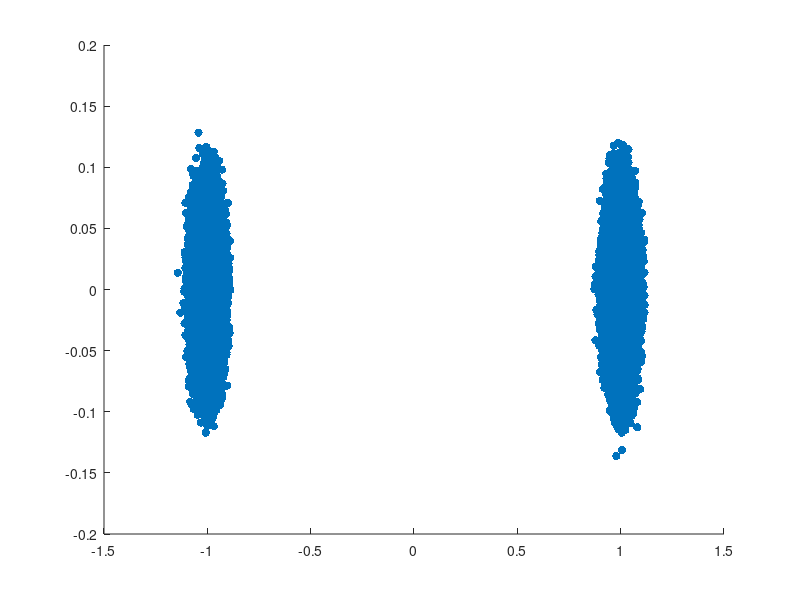

Write MATLAB code to recreate this figure. (Note: this script raises an error after producing the figure.)
rng(0);


% ####################
% ### Task 1: P_rx ###
% ####################
fprintf('####################\n');
fprintf('### Task 1: P_rx ###\n');
fprintf('####################\n\n');

function [P_rx_W, P_rx_dBm] = ...
    calculate_received_power(d)
    % Constants
    c = 3e8; % Speed of light (m/s)

    % Tx Parameters
    f = 2.4e9; % Frequency (Hz)
    P_tx_dBm = 10; % Transmit power (dBm)
    P_tx = 10^(P_tx_dBm / 10) * 1e-3; % Transmit power (W)
    G_tx = 1; % Transmit antenna gain

    % Rx Parameters
    G_rx = 1; % Receive antenna gain

    % Calculate the wavelength
    lambda = c / f;

    % Received Power (dBm)
    P_rx_dBm = P_tx_dBm + 10 * log10(G_tx) + ...
        10 * log10(G_rx) + ...
        20 * log10(lambda / (4 * pi * d));

    % Convert dBm to Watts
    P_rx_W = 10^(P_rx_dBm / 10) * 1e-3;
end

d = 100; % Distance in meters
[P_rx_W, P_rx_dBm] = calculate_received_power(d);
fprintf('At a distance of %f meters, the received power is %e W (%f dBm).\n\n', d, P_rx_W, P_rx_dBm);

% ##################################
% ### Task 2: Channel Generation ###
% ##################################
fprintf('##################################\n');
fprintf('### Task 2: Channel Generation ###\n');
fprintf('##################################\n\n');
function [h] = generate_channel()
    % get a, b from a Gaussian normal distribution
    a = randn;
    b = randn;

    % generate h
    h = a + 1i * b;
end
function [h_scaled] = generate_scaled_channel(P_rx_W)
    h = generate_channel();
    scale_factor = sqrt(P_rx_W / abs(h)^2);
    h_scaled = h * scale_factor;
end
h_scaled = generate_scaled_channel(P_rx_W);
fprintf('The scaled channel is: %e + %ei.\n\n', real(h_scaled), imag(h_scaled));

% ##########################
% ### Task 3: Modulation ###
% ##########################
fprintf('##########################\n');
fprintf('### Task 3: Modulation ###\n');
fprintf('##########################\n\n');
function [random_bits] = generate_random_bits(N)
    random_bits = randi([0, 1], 1, N);
end

function [symbols] = BPSK_modulate(bits)
    symbols = 2 * bits - 1;

    % Normalize symbols
    expected_power = abs(-1)^2 * 0.5 + abs(1)^2 * 0.5;
    symbols = symbols / sqrt(expected_power);
end

function [symbols] = QPSK_modulate(bits)
    N = length(bits);
    symbols = zeros(1, N/2);
    for i = 1:2:N
        if bits(i) == 0 && bits(i+1) == 0
            symbols((i+1)/2) = 1 + 1i;
        elseif bits(i) == 0 && bits(i+1) == 1
            symbols((i+1)/2) = -1 + 1i;
        elseif bits(i) == 1 && bits(i+1) == 0
            symbols((i+1)/2) = 1 - 1i;
        else
            symbols((i+1)/2) = -1 - 1i;
        end
    end

    % Normalize symbols
    expected_power = abs(1 + 1i)^2;
    symbols = symbols / sqrt(expected_power);
end

function [symbols] = QAM16_modulate(bits)
    N = length(bits);
    symbols = zeros(1, N/4);
    
    for i = 1:4:N
        % Initialize real and imaginary parts
        real_part = 0;
        imag_part = 0;

        % Determine real part
        if bits(i) == 0 && bits(i+1) == 0
            real_part = -3;
        elseif bits(i) == 0 && bits(i+1) == 1
            real_part = -1;
        elseif bits(i) == 1 && bits(i+1) == 1
            real_part = 1;
        else % bits(i) == 1 && bits(i+1) == 0
            real_part = 3;
        end

        % Determine imaginary part
        if bits(i+2) == 0 && bits(i+3) == 0
            imag_part = 3;
        elseif bits(i+2) == 0 && bits(i+3) == 1
            imag_part = 1;
        elseif bits(i+2) == 1 && bits(i+3) == 1
            imag_part = -1;
        else % bits(i+2) == 1 && bits(i+3) == 0
            imag_part = -3;
        end

        % Store symbol
        symbols((i+3)/4) = real_part + 1i * imag_part;
    end

    % Normalize symbols
    expected_power = ( ...
        abs(-3 + 3i)^2 * 4 + ...
        abs(-3 + 1i)^2 * 8 + ...
        abs(-1 + 1i)^2 * 4 ...
    ) / 16;
    symbols = symbols / sqrt(expected_power);
end

function [symbols] = QAM64_modulate(bits)
    N = length(bits);
    symbols = zeros(1, N/6);

    for i=1:6:N
        % Initialize real and imaginary parts
        real_part = 0;
        imag_part = 0;

        % Determine real part
        if bits(i:i+2) == [0 0 0]
            real_part = -7;
        elseif bits(i:i+2) == [0 0 1]
            real_part = -5;
        elseif bits(i:i+2) == [0 1 1]
            real_part = -3;
        elseif bits(i:i+2) == [0 1 0]
            real_part = -1;
        elseif bits(i:i+2) == [1 1 0]
            real_part = 1;
        elseif bits(i:i+2) == [1 1 1]
            real_part = 3;
        elseif bits(i:i+2) == [1 0 1]
            real_part = 5;
        else % bits(i:i+2) == [1 0 0]
            real_part = 7;
        end

        % Determine imaginary part
        if bits(i+3:i+5) == [0 0 0]
            imag_part = 7;
        elseif bits(i+3:i+5) == [0 0 1]
            imag_part = 5;
        elseif bits(i+3:i+5) == [0 1 1]
            imag_part = 3;
        elseif bits(i+3:i+5) == [0 1 0]
            imag_part = 1;
        elseif bits(i+3:i+5) == [1 1 0]
            imag_part = -1;
        elseif bits(i+3:i+5) == [1 1 1]
            imag_part = -3;
        elseif bits(i+3:i+5) == [1 0 1]
            imag_part = -5;
        else % bits(i+3:i+5) == [1 0 0]
            imag_part = -7;
        end

        % Store symbol
        symbols((i+5)/6) = real_part + 1i * imag_part;
    end

    % Normalize symbols
    sample_symbols = zeros(1, 64);
    for i = 1:8
        for j = 1:8
            sample_symbols((i-1)*8 + j) = (2*i - 9) + 1i * (2*j - 9);
        end
    end
    expected_power = sum(abs(sample_symbols).^2) / 64;
    symbols = symbols / sqrt(expected_power);
end

function [average_power] = calculate_average_power(symbols)
    average_power = mean(abs(symbols).^2);
end

N = 300000; % Number of bits
bits = generate_random_bits(N);
symbols_BPSK = BPSK_modulate(bits);
symbols_QPSK = QPSK_modulate(bits);
symbols_QAM16 = QAM16_modulate(bits);
symbols_QAM64 = QAM64_modulate(bits);

fprintf('First 12 bits of the random bits: %s\n', num2str(bits(1:12)));
fprintf('First 12 BPSK symbols: %s\n', num2str(symbols_BPSK(1:12)));
fprintf('First 6 QPSK symbols: %s\n', num2str(symbols_QPSK(1:6)));
fprintf('First 3 QAM16 symbols: %s\n', num2str(symbols_QAM16(1:3)));
fprintf('First 2 QAM64 symbols: %s\n\n', num2str(symbols_QAM64(1:2)));

average_power_BPSK = calculate_average_power(symbols_BPSK);
average_power_QPSK = calculate_average_power(symbols_QPSK);
average_power_QAM16 = calculate_average_power(symbols_QAM16);
average_power_QAM64 = calculate_average_power(symbols_QAM64);

% #####################################
% ### Task 4: Transmit over the Air ###
% #####################################
fprintf('#####################################\n');
fprintf('### Task 4: Transmit over the Air ###\n');
fprintf('#####################################\n\n');
function [noise] = generate_noise(N, noise_power_dBm)
    noise_power_W = 10^(noise_power_dBm / 10) * 1e-3;
    noise = zeros(1, N);
    for i = 1:N
        a = randn * sqrt(noise_power_W / 2);
        b = randn * sqrt(noise_power_W / 2);
        noise(i) = a + 1i * b;
    end
end

function [received_symbols] = transmit_symbol(symbols, h, noise)
    K = length(symbols);
    received_symbols = h * symbols + noise(1:K);
end

noise_power_dBm = -90; % Noise power in dBm
noise_power_W = 10^(noise_power_dBm / 10) * 1e-3;
noise = generate_noise(N, noise_power_dBm);

received_symbols_BPSK = transmit_symbol(symbols_BPSK, h_scaled, noise);
received_symbols_QPSK = transmit_symbol(symbols_QPSK, h_scaled, noise);
received_symbols_QAM16 = transmit_symbol(symbols_QAM16, h_scaled, noise);
received_symbols_QAM64 = transmit_symbol(symbols_QAM64, h_scaled, noise);

fprintf('First 3 received BPSK symbols: %s\n', num2str(received_symbols_BPSK(1:3)));
fprintf('First 3 received QPSK symbols: %s\n', num2str(received_symbols_QPSK(1:3)));
fprintf('First 3 received QAM16 symbols: %s\n', num2str(received_symbols_QAM16(1:3)));
fprintf('First 3 received QAM64 symbols: %s\n\n', num2str(received_symbols_QAM64(1:3)));

% #######################################
% ### Task 5: Decode and Demodulation ###
% #######################################
fprintf('#######################################\n');
fprintf('### Task 5: Decode and Demodulation ###\n');
fprintf('#######################################\n\n');
function [bits, symbols] = BPSK_demodulate(received_symbols, h)
    symbols = received_symbols / h;
    bits = symbols > 0;
end

function [bits, symbols] = QPSK_demodulate(received_symbols, h)
    symbols = received_symbols / h;
    bits = zeros(1, 2 * length(symbols));
    for i = 1:length(symbols)
        if imag(symbols(i)) > 0
            bits(2*i - 1) = 0;
        else
            bits(2*i - 1) = 1;
        end

        if real(symbols(i)) > 0
            bits(2*i) = 0;
        else
            bits(2*i) = 1;
        end
    end
end

function [bits, symbols] = QAM16_demodulate(received_symbols, h)
    symbols = received_symbols / h;
    constellations = [ ...
        -3+3i, -1+3i, 1+3i, 3+3i, ...
        -3+1i, -1+1i, 1+1i, 3+1i, ...
        -3-1i, -1-1i, 1-1i, 3-1i, ...
        -3-3i, -1-3i, 1-3i, 3-3i ...
    ];
    normalized_constellations = constellations / sqrt(mean(abs(constellations).^2));
    bits_of_constellations = [ ...
        0 0 0 0; 0 1 0 0; 1 1 0 0; 1 0 0 0; ...
        0 0 0 1; 0 1 0 1; 1 1 0 1; 1 0 0 1; ...
        0 0 1 1; 0 1 1 1; 1 1 1 1; 1 0 1 1; ...
        0 0 1 0; 0 1 1 0; 1 1 1 0; 1 0 1 0 ...
    ];
    bits = zeros(1, 4 * length(symbols));
    for i = 1:length(symbols)
        distances = abs(symbols(i) - normalized_constellations);
        [~, index] = min(distances);
        bits((i-1)*4 + 1:i*4) = bits_of_constellations(index, :);
    end
end

function [bits, symbols] = QAM64_demodulate(received_symbols, h)
    symbols = received_symbols / h;
    constellations = zeros(1, 64);
    for i = 1:8
        for j = 1:8
            constellations((i-1)*8 + j) = (2*i - 9) + 1i * (-2*j + 9);
        end
    end
    normalized_constellations = constellations / sqrt(mean(abs(constellations).^2));
    bits_of_constellations = zeros(64, 6);
    gray_code = [0 0 0; 0 0 1; 0 1 1; 0 1 0; 1 1 0; 1 1 1; 1 0 1; 1 0 0];
    for i = 1:8
        for j = 1:8
            bitsI = gray_code(i, :);
            bitsQ = gray_code(j, :);
            bits_of_constellations((i-1)*8 + j, :) = [bitsI bitsQ];
        end
    end
    bits = zeros(1, 6 * length(symbols));
    for i = 1:length(symbols)
        distances = abs(symbols(i) - normalized_constellations);
        [~, index] = min(distances);
        bits((i-1)*6 + 1:i*6) = bits_of_constellations(index, :);
    end
end

[bits_BPSK, symbols_BPSK_prime] = BPSK_demodulate(received_symbols_BPSK, h_scaled);
[bits_QPSK, symbols_QPSK_prime] = QPSK_demodulate(received_symbols_QPSK, h_scaled);
[bits_QAM16, symbols_QAM16_prime] = QAM16_demodulate(received_symbols_QAM16, h_scaled);
[bits_QAM64, symbols_QAM64_prime] = QAM64_demodulate(received_symbols_QAM64, h_scaled);

fprintf('First 10 demodulated BPSK bits: %s\n', num2str(bits_BPSK(1:10)));
fprintf('First 10 demodulated QPSK bits: %s\n', num2str(bits_QPSK(1:10)));
fprintf('First 10 demodulated QAM16 bits: %s\n', num2str(bits_QAM16(1:10)));
fprintf('First 10 demodulated QAM64 bits: %s\n\n', num2str(bits_QAM64(1:10)));

% #############################
% ### Task 6: Calculate SNR ###
% #############################
fprintf('#############################\n');
fprintf('### Task 6: Calculate SNR ###\n');
fprintf('#############################\n\n');
empirical_noise_BPSK = symbols_BPSK_prime - symbols_BPSK;
empirical_noise_QPSK = symbols_QPSK_prime - symbols_QPSK;
empirical_noise_QAM16 = symbols_QAM16_prime - symbols_QAM16;
empirical_noise_QAM64 = symbols_QAM64_prime - symbols_QAM64;

average_power_empirical_noise_BPSK_W = mean(abs(empirical_noise_BPSK).^2);
average_power_empirical_noise_QPSK_W = mean(abs(empirical_noise_QPSK).^2);
average_power_empirical_noise_QAM16_W = mean(abs(empirical_noise_QAM16).^2);
average_power_empirical_noise_QAM64_W = mean(abs(empirical_noise_QAM64).^2);
fprintf('Average power of BPSK empirical noise: %e W.\n', average_power_empirical_noise_BPSK_W);
fprintf('Average power of QPSK empirical noise: %e W.\n', average_power_empirical_noise_QPSK_W);
fprintf('Average power of QAM16 empirical noise: %e W.\n', average_power_empirical_noise_QAM16_W);
fprintf('Average power of QAM64 empirical noise: %e W.\n\n', average_power_empirical_noise_QAM64_W);

average_power_empirical_noise_BPSK_dBm = 10 * log10(average_power_empirical_noise_BPSK_W * 1e3);
average_power_empirical_noise_QPSK_dBm = 10 * log10(average_power_empirical_noise_QPSK_W * 1e3);
average_power_empirical_noise_QAM16_dBm = 10 * log10(average_power_empirical_noise_QAM16_W * 1e3);
average_power_empirical_noise_QAM64_dBm = 10 * log10(average_power_empirical_noise_QAM64_W * 1e3);
fprintf('Average power of BPSK empirical noise: %f dBm.\n', average_power_empirical_noise_BPSK_dBm);
fprintf('Average power of QPSK empirical noise: %f dBm.\n', average_power_empirical_noise_QPSK_dBm);
fprintf('Average power of QAM16 empirical noise: %f dBm.\n', average_power_empirical_noise_QAM16_dBm);
fprintf('Average power of QAM64 empirical noise: %f dBm.\n\n', average_power_empirical_noise_QAM64_dBm);

SNR_BPSK_W = average_power_BPSK / average_power_empirical_noise_BPSK_W;
SNR_QPSK_W = average_power_QPSK / average_power_empirical_noise_QPSK_W;
SNR_QAM16_W = average_power_QAM16 / average_power_empirical_noise_QAM16_W;
SNR_QAM64_W = average_power_QAM64 / average_power_empirical_noise_QAM64_W;
fprintf('SNR of BPSK: %f.\n', SNR_BPSK_W);
fprintf('SNR of QPSK: %f.\n', SNR_QPSK_W);
fprintf('SNR of QAM16: %f.\n', SNR_QAM16_W);
fprintf('SNR of QAM64: %f.\n\n', SNR_QAM64_W);

SNR_BPSK_dB = 10 * log10(SNR_BPSK_W);
SNR_QPSK_dB = 10 * log10(SNR_QPSK_W);
SNR_QAM16_dB = 10 * log10(SNR_QAM16_W);
SNR_QAM64_dB = 10 * log10(SNR_QAM64_W);
fprintf('SNR of BPSK: %f dB.\n', SNR_BPSK_dB);
fprintf('SNR of QPSK: %f dB.\n', SNR_QPSK_dB);
fprintf('SNR of QAM16: %f dB.\n', SNR_QAM16_dB);
fprintf('SNR of QAM64: %f dB.\n\n', SNR_QAM64_dB);

theoretical_SNR_W = P_rx_W - noise_power_W;
theoretical_SNR_dB = 10 * log10(theoretical_SNR_W);
fprintf('Theoretical SNR: %e W (%f dB).\n\n', theoretical_SNR_W, theoretical_SNR_dB);

% ####################################
% ### Task 7: Calculate Throughput ###
% ####################################
fprintf('####################################\n');
fprintf('### Task 7: Calculate Throughput ###\n');
fprintf('####################################\n\n');
function [PDR] = calculate_PDR(bits, bits_prime, pkt_size_bit)
    N = length(bits);
    errors = bits ~= bits_prime;
    success_pkt = 0;
    for i = 1:pkt_size_bit:N
        if sum(errors(i:i+pkt_size_bit-1)) == 0
            success_pkt = success_pkt + 1;
        end
    end
    PDR = success_pkt / (N / pkt_size_bit);
end

sample_duration_s = 3.2e-6;
pkt_size_byte = 500;
pkt_size_bit = pkt_size_byte * 8;
empirical_bit_err_rate_BPSK = sum(bits_BPSK ~= bits) / N;
empirical_bit_err_rate_QPSK = sum(bits_QPSK ~= bits) / N;
empirical_bit_err_rate_QAM16 = sum(bits_QAM16 ~= bits) / N;
empirical_bit_err_rate_QAM64 = sum(bits_QAM64 ~= bits) / N;
fprintf('Empirical bit error rate of BPSK: %e.\n', empirical_bit_err_rate_BPSK);
fprintf('Empirical bit error rate of QPSK: %e.\n', empirical_bit_err_rate_QPSK);
fprintf('Empirical bit error rate of QAM16: %e.\n', empirical_bit_err_rate_QAM16);
fprintf('Empirical bit error rate of QAM64: %e.\n\n', empirical_bit_err_rate_QAM64);

theoretical_PDR_BPSK = (1 - empirical_bit_err_rate_BPSK) ^ pkt_size_bit;
theoretical_PDR_QPSK = (1 - empirical_bit_err_rate_QPSK) ^ pkt_size_bit;
theoretical_PDR_QAM16 = (1 - empirical_bit_err_rate_QAM16) ^ pkt_size_bit;
theoretical_PDR_QAM64 = (1 - empirical_bit_err_rate_QAM64) ^ pkt_size_bit;
fprintf('Theoretical packet delivery rate of BPSK: %e.\n', theoretical_PDR_BPSK);
fprintf('Theoretical packet delivery rate of QPSK: %e.\n', theoretical_PDR_QPSK);
fprintf('Theoretical packet delivery rate of QAM16: %e.\n', theoretical_PDR_QAM16);
fprintf('Theoretical packet delivery rate of QAM64: %e.\n\n', theoretical_PDR_QAM64);

empirical_PDR_BPSK = calculate_PDR(bits, bits_BPSK, pkt_size_bit);
empirical_PDR_QPSK = calculate_PDR(bits, bits_QPSK, pkt_size_bit);
empirical_PDR_QAM16 = calculate_PDR(bits, bits_QAM16, pkt_size_bit);
empirical_PDR_QAM64 = calculate_PDR(bits, bits_QAM64, pkt_size_bit);
fprintf('Empirical packet delivery rate of BPSK: %f.\n', empirical_PDR_BPSK);
fprintf('Empirical packet delivery rate of QPSK: %f.\n', empirical_PDR_QPSK);
fprintf('Empirical packet delivery rate of QAM16: %f.\n', empirical_PDR_QAM16);
fprintf('Empirical packet delivery rate of QAM64: %f.\n\n', empirical_PDR_QAM64);

% total_bits_transferred = N * theoretical_PDR;
% total_time_s = sample_duration_s * (N / bits_per_sample);
% throughput = total_bits_transferred / total_time_s;
%            = N * theoretical_PDR / (sample_duration_s * (N / bits_per_sample));
%            = theoretical_PDR * bits_per_sample / sample_duration_s;
theoretical_throughput_BPSK = theoretical_PDR_BPSK * 1 / sample_duration_s;
theoretical_throughput_QPSK = theoretical_PDR_QPSK * 2 / sample_duration_s;
theoretical_throughput_QAM16 = theoretical_PDR_QAM16 * 4 / sample_duration_s;
theoretical_throughput_QAM64 = theoretical_PDR_QAM64 * 6 / sample_duration_s;
fprintf('Theoretical throughput of BPSK: %e bps.\n', theoretical_throughput_BPSK);
fprintf('Theoretical throughput of QPSK: %e bps.\n', theoretical_throughput_QPSK);
fprintf('Theoretical throughput of QAM16: %e bps.\n', theoretical_throughput_QAM16);
fprintf('Theoretical throughput of QAM64: %e bps.\n\n', theoretical_throughput_QAM64);

empirical_throughput_BPSK = empirical_PDR_BPSK * 1 / sample_duration_s;
empirical_throughput_QPSK = empirical_PDR_QPSK * 2 / sample_duration_s;
empirical_throughput_QAM16 = empirical_PDR_QAM16 * 4 / sample_duration_s;
empirical_throughput_QAM64 = empirical_PDR_QAM64 * 6 / sample_duration_s;
fprintf('Empirical throughput of BPSK: %e bps.\n', empirical_throughput_BPSK);
fprintf('Empirical throughput of QPSK: %e bps.\n', empirical_throughput_QPSK);
fprintf('Empirical throughput of QAM16: %e bps.\n', empirical_throughput_QAM16);
fprintf('Empirical throughput of QAM64: %e bps.\n\n', empirical_throughput_QAM64);

modulation_schemes = {'BPSK', 'QPSK', 'QAM16', 'QAM64'};
empirical_throughputs = [empirical_throughput_BPSK, empirical_throughput_QPSK, empirical_throughput_QAM16, empirical_throughput_QAM64];
[best_throughput, best_scheme_index] = max(empirical_throughputs);
best_scheme = modulation_schemes{best_scheme_index};
fprintf('Given a distance of %f meters, the best modulation scheme is %s with an empirical throughput of %e bps.\n\n', d, best_scheme, best_throughput);

% ############################
% ### Task 8: Plot Figures ###
% ############################
fprintf('############################\n');
fprintf('### Task 8: Plot Figures ###\n');
fprintf('############################\n\n');
function plot_constellation(symbols, title_str)
    figure;
    sc = scatter(real(symbols), imag(symbols), 'filled');
    sc.SizeData = 10;
    title(title_str);
    xlabel('Real');
    ylabel('Imaginary');
    grid on;
    axis equal;
    saveas(gcf, sprintf('pics/%s.png', strrep(title_str, ' ', '_')));
    fprintf('The plot has been saved as "pics/%s.png".\n', strrep(title_str, ' ', '_'));
end

% BPSK with 40m
d = 40;
[P_rx_W, ~] = calculate_received_power(d);
h_scaled = generate_scaled_channel(P_rx_W);
received_symbols_BPSK = transmit_symbol(symbols_BPSK, h_scaled, noise);
[bits_BPSK, symbols_BPSK_prime] = BPSK_demodulate(received_symbols_BPSK, h_scaled);
plot_constellation(symbols_BPSK_prime, 'BPSK Constellation with 40m');

% QPSK with 20m
d = 20;
[P_rx_W, ~] = calculate_received_power(d);
h_scaled = generate_scaled_channel(P_rx_W);
received_symbols_QPSK = transmit_symbol(symbols_QPSK, h_scaled, noise);
[bits_QPSK, symbols_QPSK_prime] = QPSK_demodulate(received_symbols_QPSK, h_scaled);
plot_constellation(symbols_QPSK_prime, 'QPSK Constellation with 20m');

% QAM16 with 10m
d = 10;
[P_rx_W, ~] = calculate_received_power(d);
h_scaled = generate_scaled_channel(P_rx_W);
received_symbols_QAM16 = transmit_symbol(symbols_QAM16, h_scaled, noise);
[bits_QAM16, symbols_QAM16_prime] = QAM16_demodulate(received_symbols_QAM16, h_scaled);
plot_constellation(symbols_QAM16_prime, 'QAM16 Constellation with 10m');

% QAM64 with 5m
d = 5;
[P_rx_W, ~] = calculate_received_power(d);
h_scaled = generate_scaled_channel(P_rx_W);
received_symbols_QAM64 = transmit_symbol(symbols_QAM64, h_scaled, noise);
[bits_QAM64, symbols_QAM64_prime] = QAM64_demodulate(received_symbols_QAM64, h_scaled);
plot_constellation(symbols_QAM64_prime, 'QAM64 Constellation with 5m');

% Throughput vs. Distance
function plot_throughput_vs_distance( ...
    BPSK_distance_vs_throughput, ...
    QPSK_distance_vs_throughput, ...
    QAM16_distance_vs_throughput, ...
    QAM64_distance_vs_throughput ...
)
    figure;
    hold on;
    plot(BPSK_distance_vs_throughput(:, 1), BPSK_distance_vs_throughput(:, 2), 'r', 'DisplayName', 'BPSK');
    plot(QPSK_distance_vs_throughput(:, 1), QPSK_distance_vs_throughput(:, 2), 'g', 'DisplayName', 'QPSK');
    plot(QAM16_distance_vs_throughput(:, 1), QAM16_distance_vs_throughput(:, 2), 'b', 'DisplayName', 'QAM16');
    plot(QAM64_distance_vs_throughput(:, 1), QAM64_distance_vs_throughput(:, 2), 'm', 'DisplayName', 'QAM64');
    hold off;
    title('Throughput vs. Distance');
    xlabel('Distance (m)');
    ylabel('Throughput (bps)');
    legend;
    grid on;
    saveas(gcf, 'pics/throughput_vs_distance.png');
    fprintf('The plot has been saved as "pics/throughput_vs_distance.png".\n');
end

BPSK_distance_vs_throughput = zeros(12, 2);
QPSK_distance_vs_throughput = zeros(12, 2);
QAM16_distance_vs_throughput = zeros(12, 2);
QAM64_distance_vs_throughput = zeros(12, 2);

for d = 50:50:600
    [P_rx_W, ~] = calculate_received_power(d);
    h_scaled = generate_scaled_channel(P_rx_W);

    received_symbols_BPSK = transmit_symbol(symbols_BPSK, h_scaled, noise);
    [bits_BPSK, symbols_BPSK_prime] = BPSK_demodulate(received_symbols_BPSK, h_scaled);
    empirical_PDR_BPSK = calculate_PDR(bits, bits_BPSK, pkt_size_bit);
    empirical_throughput_BPSK = empirical_PDR_BPSK * 1 / sample_duration_s;
    BPSK_distance_vs_throughput(d/50, :) = [d, empirical_throughput_BPSK];

    received_symbols_QPSK = transmit_symbol(symbols_QPSK, h_scaled, noise);
    [bits_QPSK, symbols_QPSK_prime] = QPSK_demodulate(received_symbols_QPSK, h_scaled);
    empirical_PDR_QPSK = calculate_PDR(bits, bits_QPSK, pkt_size_bit);
    empirical_throughput_QPSK = empirical_PDR_QPSK * 2 / sample_duration_s;
    QPSK_distance_vs_throughput(d/50, :) = [d, empirical_throughput_QPSK];

    received_symbols_QAM16 = transmit_symbol(symbols_QAM16, h_scaled, noise);
    [bits_QAM16, symbols_QAM16_prime] = QAM16_demodulate(received_symbols_QAM16, h_scaled);
    empirical_PDR_QAM16 = calculate_PDR(bits, bits_QAM16, pkt_size_bit);
    empirical_throughput_QAM16 = empirical_PDR_QAM16 * 4 / sample_duration_s;
    QAM16_distance_vs_throughput(d/50, :) = [d, empirical_throughput_QAM16];

    received_symbols_QAM64 = transmit_symbol(symbols_QAM64, h_scaled, noise);
    [bits_QAM64, symbols_QAM64_prime] = QAM64_demodulate(received_symbols_QAM64, h_scaled);
    empirical_PDR_QAM64 = calculate_PDR(bits, bits_QAM64, pkt_size_bit);
    empirical_throughput_QAM64 = empirical_PDR_QAM64 * 6 / sample_duration_s;
    QAM64_distance_vs_throughput(d/50, :) = [d, empirical_throughput_QAM64];
end

plot_throughput_vs_distance( ...
    BPSK_distance_vs_throughput, ...
    QPSK_distance_vs_throughput, ...
    QAM16_distance_vs_throughput, ...
    QAM64_distance_vs_throughput ...
);
